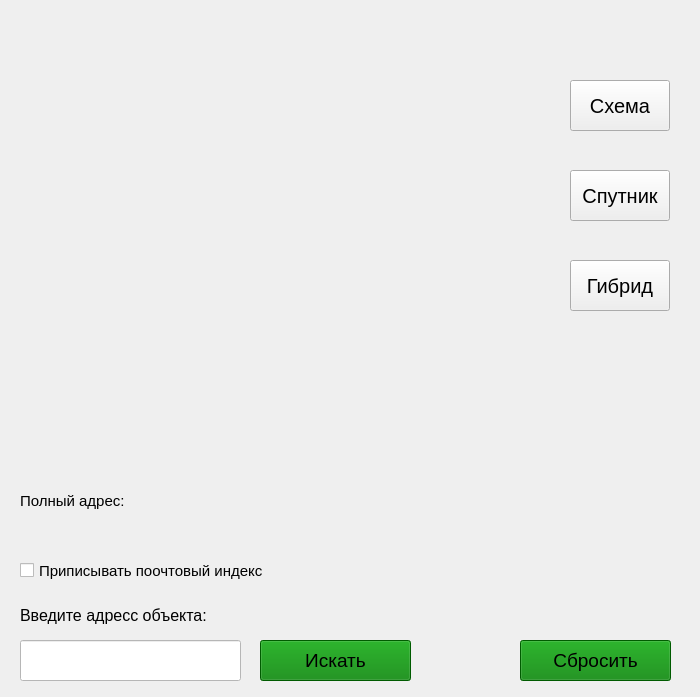
<?xml version="1.0" encoding="UTF-8"?>
<ui version="4.0">
 <class>Form</class>
 <widget class="QWidget" name="Form">
  <property name="geometry">
   <rect>
    <x>0</x>
    <y>0</y>
    <width>700</width>
    <height>697</height>
   </rect>
  </property>
  <property name="windowTitle">
   <string>Form</string>
  </property>
  <widget class="QLabel" name="map">
   <property name="geometry">
    <rect>
     <x>20</x>
     <y>20</y>
     <width>521</width>
     <height>441</height>
    </rect>
   </property>
   <property name="text">
    <string/>
   </property>
  </widget>
  <widget class="QPushButton" name="btn_map">
   <property name="geometry">
    <rect>
     <x>570</x>
     <y>80</y>
     <width>100</width>
     <height>51</height>
    </rect>
   </property>
   <property name="font">
    <font>
     <pointsize>15</pointsize>
    </font>
   </property>
   <property name="text">
    <string>Схема</string>
   </property>
  </widget>
  <widget class="QPushButton" name="btn_sat">
   <property name="geometry">
    <rect>
     <x>570</x>
     <y>170</y>
     <width>100</width>
     <height>51</height>
    </rect>
   </property>
   <property name="font">
    <font>
     <pointsize>15</pointsize>
    </font>
   </property>
   <property name="text">
    <string>Спутник</string>
   </property>
  </widget>
  <widget class="QPushButton" name="btn_sat_skl">
   <property name="geometry">
    <rect>
     <x>570</x>
     <y>260</y>
     <width>100</width>
     <height>51</height>
    </rect>
   </property>
   <property name="font">
    <font>
     <pointsize>15</pointsize>
    </font>
   </property>
   <property name="text">
    <string>Гибрид</string>
   </property>
  </widget>
  <widget class="QPushButton" name="btn_search">
   <property name="geometry">
    <rect>
     <x>260</x>
     <y>640</y>
     <width>151</width>
     <height>41</height>
    </rect>
   </property>
   <property name="font">
    <font>
     <pointsize>14</pointsize>
    </font>
   </property>
   <property name="styleSheet">
    <string notr="true">background: green;</string>
   </property>
   <property name="text">
    <string>Искать</string>
   </property>
  </widget>
  <widget class="QLineEdit" name="line_to_search">
   <property name="geometry">
    <rect>
     <x>20</x>
     <y>640</y>
     <width>221</width>
     <height>41</height>
    </rect>
   </property>
   <property name="font">
    <font>
     <pointsize>12</pointsize>
    </font>
   </property>
   <property name="styleSheet">
    <string notr="true">background-color: rgb(255, 255, 255);</string>
   </property>
  </widget>
  <widget class="QLabel" name="label">
   <property name="geometry">
    <rect>
     <x>20</x>
     <y>600</y>
     <width>251</width>
     <height>31</height>
    </rect>
   </property>
   <property name="font">
    <font>
     <pointsize>12</pointsize>
    </font>
   </property>
   <property name="text">
    <string>Введите адресс объекта:</string>
   </property>
  </widget>
  <widget class="QPushButton" name="btn_reset">
   <property name="geometry">
    <rect>
     <x>520</x>
     <y>640</y>
     <width>151</width>
     <height>41</height>
    </rect>
   </property>
   <property name="font">
    <font>
     <pointsize>14</pointsize>
    </font>
   </property>
   <property name="styleSheet">
    <string notr="true">background: green;</string>
   </property>
   <property name="text">
    <string>Сбросить</string>
   </property>
  </widget>
  <widget class="QLabel" name="adress">
   <property name="geometry">
    <rect>
     <x>20</x>
     <y>480</y>
     <width>651</width>
     <height>41</height>
    </rect>
   </property>
   <property name="font">
    <font>
     <pointsize>11</pointsize>
    </font>
   </property>
   <property name="text">
    <string>Полный адрес:</string>
   </property>
  </widget>
  <widget class="QCheckBox" name="adress_2">
   <property name="geometry">
    <rect>
     <x>20</x>
     <y>550</y>
     <width>291</width>
     <height>41</height>
    </rect>
   </property>
   <property name="font">
    <font>
     <pointsize>11</pointsize>
    </font>
   </property>
   <property name="text">
    <string>Приписывать поочтовый индекс</string>
   </property>
  </widget>
 </widget>
 <resources/>
 <connections/>
</ui>
